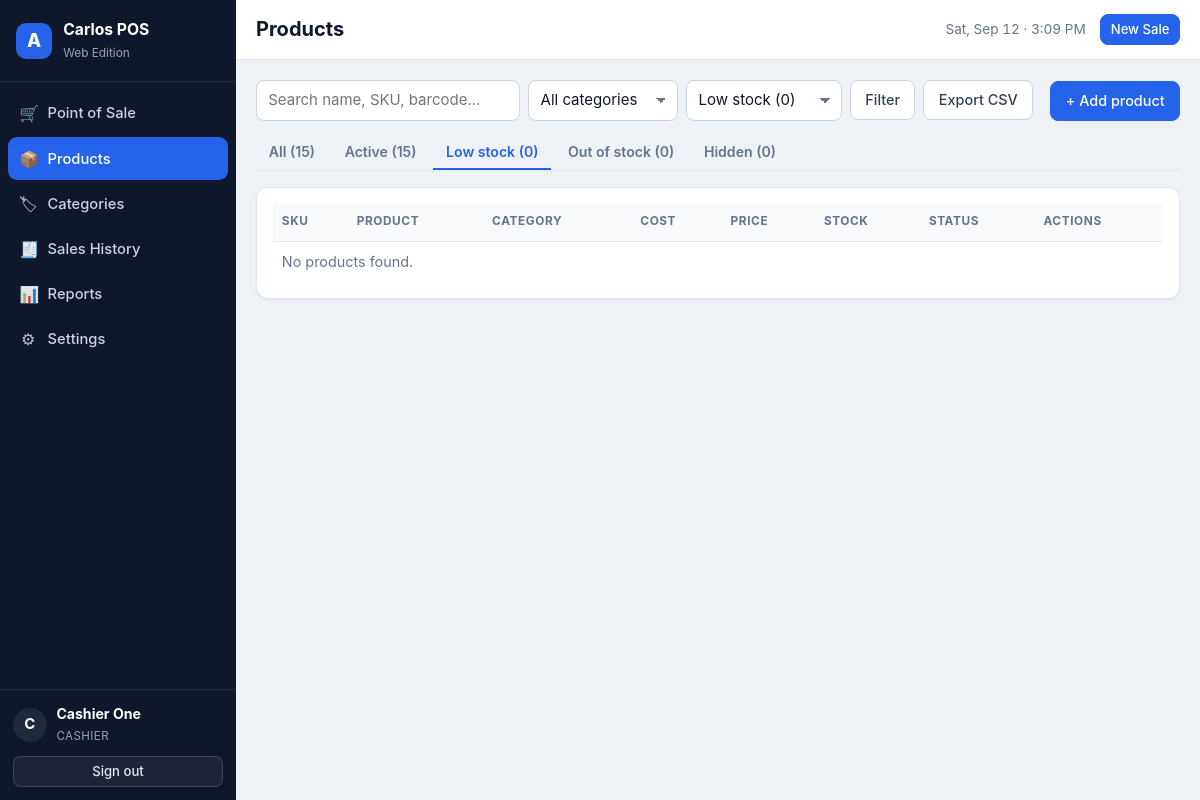
Screenshot of /index.php?page=products&status=low (signed in) with the database file from the repository.
### tables this page shows
CREATE TABLE IF NOT EXISTS `users` (
  `id`            INT UNSIGNED NOT NULL AUTO_INCREMENT,
  `name`          VARCHAR(100) NOT NULL,
  `username`      VARCHAR(50)  NOT NULL,
  `password_hash` VARCHAR(255) NOT NULL,
  `role`          ENUM('admin','cashier') NOT NULL DEFAULT 'cashier',
  `active`        TINYINT(1)   NOT NULL DEFAULT 1,
  `last_login`    DATETIME NULL DEFAULT NULL,
  `created_at`    DATETIME NOT NULL DEFAULT CURRENT_TIMESTAMP,
  PRIMARY KEY (`id`),
  UNIQUE KEY `uq_users_username` (`username`)
);

### app/helpers.php (called while the page is built, shortened)
<?php
function e($value)
{
    return htmlspecialchars((string) $value, ENT_QUOTES | ENT_SUBSTITUTE, 'UTF-8');
}
function base_url($path = '')
{
    static $base = null;
    if ($base === null) {
        if (BASE_URL !== '') {
            $base = rtrim(BASE_URL, '/');
        } else {
            $script = $_SERVER['SCRIPT_NAME'] ?? '/index.php';
            $dir    = str_replace('\\', '/', dirname($script));
            $base   = ($dir === '/' || $dir === '.') ? '' : rtrim($dir, '/');
        }
    }
    return $base . '/' . ltrim((string) $path, '/');
}
function asset($path)
{
    return base_url('assets/' . ltrim($path, '/'));
}
function is_post()
{
    return ($_SERVER['REQUEST_METHOD'] ?? 'GET') === 'POST';
}
function get($key, $default = '')
{
    return isset($_GET[$key]) ? (is_string($_GET[$key]) ? trim($_GET[$key]) : $_GET[$key]) : $default;
}
function is_logged_in()
{
    return !empty($_SESSION['user_id']);
}
function current_user()
{
    static $user = false;
    if ($user === false) {
        $user = null;
        if (is_logged_in()) {
            $user = db_one('SELECT id, name, username, role, active FROM users WHERE id = ? AND active = 1',
                           [(int) $_SESSION['user_id']]);
        }
    }
    return $user;
}
function require_login()
{
    current_user();
}
function initial($name)
{
    $name = trim((string) $name);
    return function_exists('mb_substr')
        ? mb_strtoupper(mb_substr($name, 0, 1))
        : strtoupper(substr($name, 0, 1));
}
function paginate($total, $perPage, $currentPage, $baseQuery = [])
{
    $pages = max(1, (int) ceil($total / max(1, $perPage)));
    $page  = min(max(1, (int) $currentPage), $pages);
    return [
        'total'   => (int) $total,
        'perPage' => (int) $perPage,
        'pages'   => $pages,
        'page'    => $page,
        'offset'  => ($page - 1) * $perPage,
        'from'    => $total ? ($page - 1) * $perPage + 1 : 0,
        'to'      => min($total, $page * $perPage),
    ];
}

### app/controllers/products.php (called while the page is built, shortened)
<?php
function products_controller()
{
    $action = get('action', 'list');
    $q       = (string) get('q', '');
    $cat     = (int) get('cat', 0);
    $status  = (string) get('status', 'all');
    $pageNum = (int) get('p', 1);
    $where  = ['1=1'];
    $params = [];
    if ($status === 'low')      { $where[] = 'p.active = 1 AND p.stock_qty > 0 AND p.stock_qty <= p.reorder_level'; }
    $whereSql = implode(' AND ', $where);
    $total = (int) db_val(
        "SELECT COUNT(*) FROM products p WHERE $whereSql",
        $params
    );
    $pager = paginate($total, 24, $pageNum);
    $rows = db_all(
        "SELECT p.*, c.name AS category_name
           FROM products p
           LEFT JOIN categories c ON c.id = p.category_id
          WHERE $whereSql
          ORDER BY p.name
          LIMIT {$pager['perPage']} OFFSET {$pager['offset']}",
        $params
    );
    $counts = [
        'all'      => (int) db_val('SELECT COUNT(*) FROM products'),
        'active'   => (int) db_val('SELECT COUNT(*) FROM products WHERE active = 1'),
        'low'      => (int) db_val('SELECT COUNT(*) FROM products WHERE active = 1 AND stock_qty > 0 AND stock_qty <= reorder_level'),
        'out'      => (int) db_val('SELECT COUNT(*) FROM products WHERE active = 1 AND stock_qty <= 0'),
        'inactive' => (int) db_val('SELECT COUNT(*) FROM products WHERE active = 0'),
    ];
    $edit = null;
    return [
        'title'      => 'Products',
        'rows'       => $rows,
        'pager'      => $pager,
        'counts'     => $counts,
        'categories' => db_all('SELECT id, name FROM categories ORDER BY name'),
        'q'          => $q,
        'cat'        => $cat,
        'status'     => $status,
        'edit'       => $edit,
        'movements'  => $edit ? db_all(
            'SELECT * FROM stock_movements WHERE product_id = ? ORDER BY id DESC LIMIT 10',
            [$edit['id']]
        ) : [],
    ];
}

### app/db.php (called while the page is built, shortened)
<?php
function db()
{
    static $pdo = null;
    if ($pdo === null) {
        $dsn = 'mysql:host=' . DB_HOST . ';dbname=' . DB_NAME . ';charset=' . DB_CHARSET;
        $pdo = new PDO($dsn, DB_USER, DB_PASS, [
            PDO::ATTR_ERRMODE            => PDO::ERRMODE_EXCEPTION,
            PDO::ATTR_DEFAULT_FETCH_MODE => PDO::FETCH_ASSOC,
            PDO::ATTR_EMULATE_PREPARES   => false,
        ]);
    }
    return $pdo;
}
function db_all($sql, $params = [])
{
    $st = db()->prepare($sql);
    $st->execute($params);
    return $st->fetchAll();
}
function db_one($sql, $params = [])
{
    $st = db()->prepare($sql);
    $st->execute($params);
    $row = $st->fetch();
    return $row === false ? null : $row;
}
function db_val($sql, $params = [])
{
    $row = db_one($sql, $params);
    return $row === null ? null : array_values($row)[0];
}

### app/views/products.php (the view, shortened to what this page needs)
<?php
$rows   = $data['rows'];
$counts = $data['counts'];
$tabs = [
    'all'      => 'All (' . $counts['all'] . ')',
    'active'   => 'Active (' . $counts['active'] . ')',
    'low'      => 'Low stock (' . $counts['low'] . ')',
    'out'      => 'Out of stock (' . $counts['out'] . ')',
    'inactive' => 'Hidden (' . $counts['inactive'] . ')',
];
?>
<div class="page-actions">
  <form class="filters" method="get" action="<?= e(base_url('index.php')) ?>">
    <input type="text" name="q" class="input" placeholder="Search name, SKU, barcode…" value="<?= e($data['q']) ?>">
    <select name="cat" class="input">
      <option value="0">All categories</option>
    </select>
    <select name="status" class="input">
      <?php foreach ($tabs as $k => $label): ?>
        <option value="<?= e($k) ?>" <?= $data['status'] === $k ? 'selected' : '' ?>><?= e($tabs[$k]) ?></option>
      <?php endforeach; ?>
    </select>
    <button class="btn btn-ghost" type="submit">Filter</button>
    <a class="btn btn-ghost" href="<?= e(base_url('index.php?page=products&action=export')) ?>">Export CSV</a>
  </form>
  <a class="btn btn-primary" href="<?= e(base_url('index.php?page=products&action=add')) ?>">+ Add product</a>
</div>
<div class="tabs">
  <?php foreach ($tabs as $k => $label): ?>
    <a class="tab<?= $data['status'] === $k ? ' active' : '' ?>"
       href="<?= e(base_url('index.php?page=products&status=' . $k . '&q=' . urlencode($data['q']) . '&cat=' . $data['cat'])) ?>">
      <?= e($label) ?>
    </a>
  <?php endforeach; ?>
</div>
<div class="card">
  <div class="table-wrap">
    <table class="table">
      <thead>
        <tr>
          <th>SKU</th><th>Product</th><th>Category</th>
          <th class="right">Cost</th><th class="right">Price</th>
          <th class="right">Stock</th><th>Status</th><th class="right">Actions</th>
        </tr>
      </thead>
      <tbody>
      <?php if (!$rows): ?>
        <tr><td colspan="8" class="empty">No products found.</td></tr>
      <?php endif; ?>
      </tbody>
    </table>
  </div>
</div>

### app/views/layout/header.php (shortened to what this page needs)
<?php
$user     = $layout === 'app' ? current_user() : null;
$title    = $data['title'] ?? ucfirst($page ?? 'POS');
$navItems = [
    'pos'        => ['Point of Sale', 'cart'],
    'products'   => ['Products',      'box'],
    'categories' => ['Categories',    'tag'],
    'sales'      => ['Sales History', 'receipt'],
    'reports'    => ['Reports',       'chart'],
    'settings'   => ['Settings',      'gear'],
    'users'      => ['Users',         'users'],
];
?>
<!DOCTYPE html>
<html lang="en">
<head>
<link rel="stylesheet" href="<?= e(asset('css/app.css')) ?>">
</head>
<body class="layout-<?= e($layout) ?><?= $page === 'pos' ? ' page-pos' : '' ?>">
<?php if ($layout === 'app'): ?>
<div class="app-shell">
  <aside class="sidebar" id="sidebar">
    <div class="brand">
      <div class="brand-mark">A</div>
      <div class="brand-text">
        <strong>Carlos POS</strong>
        <span>Web Edition</span>
      </div>
    </div>
    <nav class="nav">
      <?php foreach ($navItems as $key => [$label, $icon]): ?>
        <?php if ($key === 'users' && !is_admin()) { continue; } ?>
        <a class="nav-link<?= $page === $key ? ' active' : '' ?>" href="<?= e(base_url('index.php?page=' . $key)) ?>">
          <span class="ico ico-<?= e($icon) ?>" aria-hidden="true"></span>
          <span class="nav-label"><?= e($label) ?></span>
        </a>
      <?php endforeach; ?>
    </nav>
    <div class="sidebar-foot">
      <div class="who">
        <div class="avatar"><?= e(initial($user['name'])) ?></div>
        <div>
          <strong><?= e($user['name']) ?></strong>
          <span class="role"><?= e(ucfirst($user['role'])) ?></span>
        </div>
      </div>
      <a class="btn btn-ghost btn-sm" href="<?= e(base_url('index.php?page=logout')) ?>">Sign out</a>
    </div>
  </aside>
  <div class="main">
    <header class="topbar">
      <div class="topbar-title">
        <h1><?= e($title) ?></h1>
      </div>
      <div class="topbar-meta">
        <span class="clock" id="clock"><?= e(date('D, M d · h:i A')) ?></span>
        <a class="btn btn-primary btn-sm" href="<?= e(base_url('index.php?page=pos')) ?>">New Sale</a>
      </div>
    </header>
    <main class="content">
<?php endif; ?>

### rows the page displays
users: name "C", name "Cashier One", role "CASHIER"

### other values shown
$label "Point of Sale"
$label "Products"
$label "Categories"
$label "Sales History"
$label "Reports"
$label "Settings"
$title "Products"
$label "All (15)"
$label "Active (15)"
$label "Low stock (0)"
$label "Out of stock (0)"
$label "Hidden (0)"
form field status "Low stock (0)"
